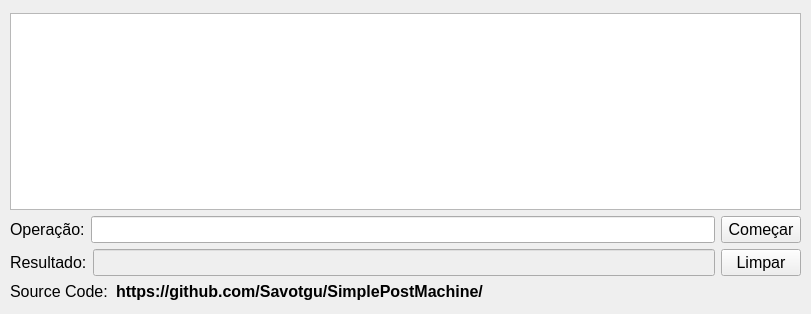
<?xml version="1.0" encoding="UTF-8"?>
<ui version="4.0">
 <class>mainWindow</class>
 <widget class="QWidget" name="mainWindow">
  <property name="geometry">
   <rect>
    <x>0</x>
    <y>0</y>
    <width>811</width>
    <height>314</height>
   </rect>
  </property>
  <property name="minimumSize">
   <size>
    <width>811</width>
    <height>314</height>
   </size>
  </property>
  <property name="maximumSize">
   <size>
    <width>811</width>
    <height>314</height>
   </size>
  </property>
  <property name="windowTitle">
   <string>Form</string>
  </property>
  <widget class="QWidget" name="">
   <property name="geometry">
    <rect>
     <x>10</x>
     <y>13</y>
     <width>791</width>
     <height>288</height>
    </rect>
   </property>
   <layout class="QVBoxLayout" name="verticalLayout">
    <item>
     <widget class="QPlainTextEdit" name="textOp">
      <property name="enabled">
       <bool>true</bool>
      </property>
      <property name="readOnly">
       <bool>true</bool>
      </property>
     </widget>
    </item>
    <item>
     <layout class="QHBoxLayout" name="horizontalLayout">
      <item>
       <widget class="QLabel" name="label">
        <property name="font">
         <font>
          <family>Arial</family>
          <pointsize>12</pointsize>
         </font>
        </property>
        <property name="text">
         <string>Operação:</string>
        </property>
       </widget>
      </item>
      <item>
       <widget class="QLineEdit" name="lineOp">
        <property name="font">
         <font>
          <family>Arial</family>
          <pointsize>12</pointsize>
         </font>
        </property>
       </widget>
      </item>
      <item>
       <widget class="QPushButton" name="btnStart">
        <property name="font">
         <font>
          <family>Arial</family>
          <pointsize>12</pointsize>
         </font>
        </property>
        <property name="text">
         <string>Começar</string>
        </property>
       </widget>
      </item>
     </layout>
    </item>
    <item>
     <layout class="QHBoxLayout" name="horizontalLayout_2">
      <item>
       <widget class="QLabel" name="label_2">
        <property name="font">
         <font>
          <family>Arial</family>
          <pointsize>12</pointsize>
         </font>
        </property>
        <property name="text">
         <string>Resultado:</string>
        </property>
       </widget>
      </item>
      <item>
       <widget class="QLineEdit" name="lineResult">
        <property name="enabled">
         <bool>false</bool>
        </property>
        <property name="font">
         <font>
          <family>Arial</family>
          <pointsize>12</pointsize>
         </font>
        </property>
       </widget>
      </item>
      <item>
       <widget class="QPushButton" name="btnClean">
        <property name="font">
         <font>
          <family>Arial</family>
          <pointsize>12</pointsize>
         </font>
        </property>
        <property name="text">
         <string>Limpar</string>
        </property>
       </widget>
      </item>
     </layout>
    </item>
    <item>
     <layout class="QHBoxLayout" name="horizontalLayout_3">
      <item>
       <widget class="QLabel" name="label_3">
        <property name="maximumSize">
         <size>
          <width>100</width>
          <height>16777215</height>
         </size>
        </property>
        <property name="font">
         <font>
          <family>Arial</family>
          <pointsize>12</pointsize>
         </font>
        </property>
        <property name="text">
         <string>Source Code: </string>
        </property>
       </widget>
      </item>
      <item>
       <widget class="QLabel" name="label_4">
        <property name="font">
         <font>
          <family>Arial</family>
          <pointsize>12</pointsize>
          <weight>75</weight>
          <bold>true</bold>
         </font>
        </property>
        <property name="text">
         <string>https://github.com/Savotgu/SimplePostMachine/</string>
        </property>
       </widget>
      </item>
     </layout>
    </item>
   </layout>
  </widget>
  <zorder>layoutWidget</zorder>
  <zorder>label_3</zorder>
  <zorder>lineResult</zorder>
  <zorder>label_4</zorder>
  <zorder>label_4</zorder>
 </widget>
 <resources/>
 <connections/>
</ui>
